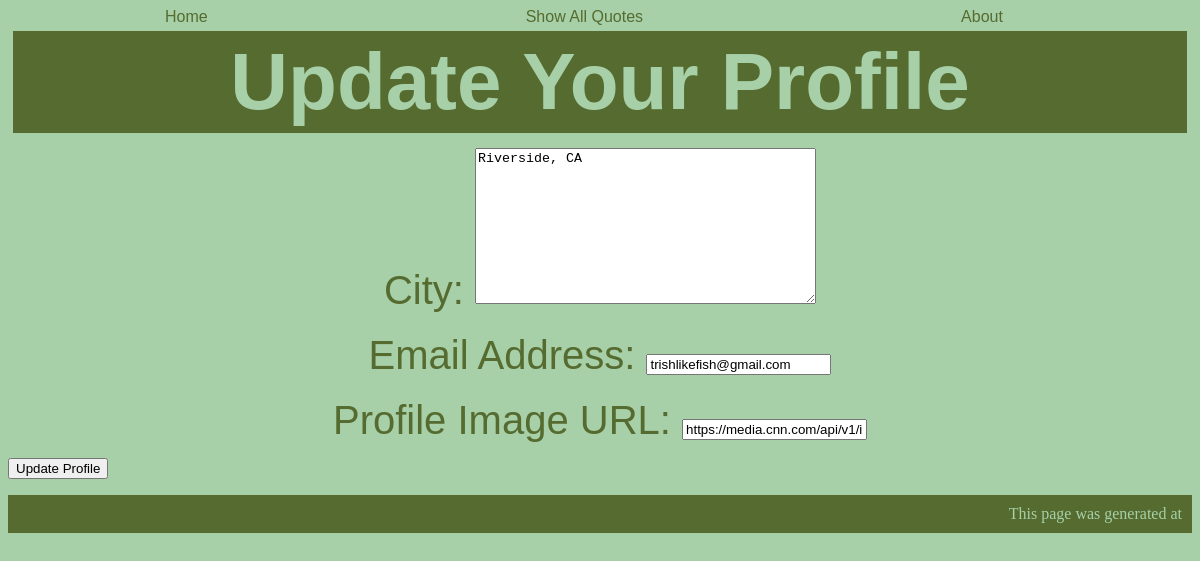
The page /mini_fb/profile/3/update/ on the database as committed earlier.
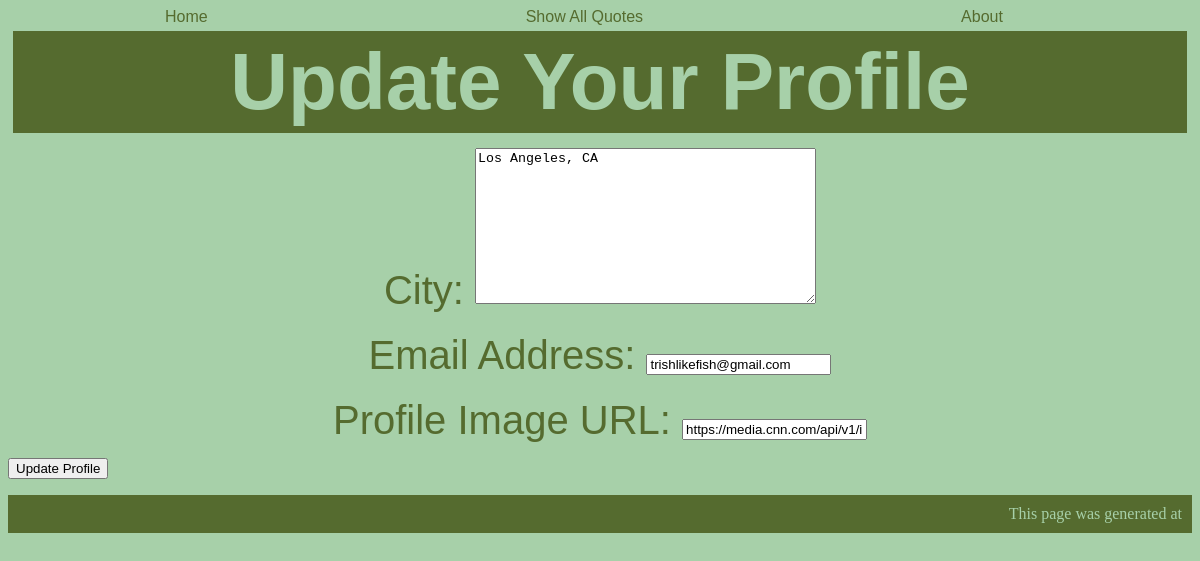
The same page on the database as committed later.
### mini_fb/models.py (models this page shows, shortened)
class Profile(models.Model):
    firstName = models.TextField(blank = False)
    lastName = models.TextField(blank = False)
    city = models.TextField(blank = False)
    email = models.EmailField(blank = False)
    image_url = models.URLField(blank = False)

### mini_fb/views.py (the view)
# urls.py: path('profile/<int:pk>/update/', UpdateProfileView.as_view(), name='update_profile'),
class UpdateProfileView(UpdateView):
    model = Profile
    form_class = UpdateProfileForm
    template_name = 'mini_fb/update_profile_form.html'

### mini_fb/forms.py
class UpdateProfileForm(forms.ModelForm):
    class Meta:
        model = Profile
        fields = ['city', 'email', 'image_url']
        labels = {
            'city': 'City:',
            'email': 'Email Address:',
            'image_url': 'Profile Image URL:'
        }

### mini_fb/templates/mini_fb/update_profile_form.html (shortened to what this page needs)
{% extends 'base.html' %}
{% block content %}
  <h2>Update Your Profile</h2>
  <form method="post" enctype="multipart/form-data">
    {{ form.as_p }}
    <button type="submit">Update Profile</button>
  </form>
{% endblock %}

Rows that differ between the two databases and show on the page:
changed Profile "trishlikefish@gmail.com": city "Riverside, CA" → "Los Angeles, CA"
